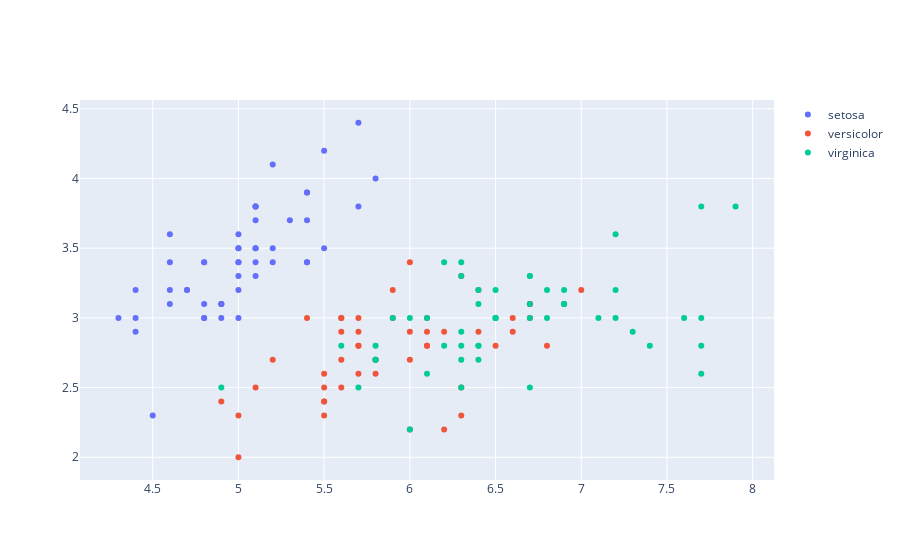

Notebook code for this chart:
### Code cell
setosa = go.Scatter(x = df['SepalLengthCm'][df.Species =='Iris-setosa'], y = df['SepalWidthCm'][df.Species =='Iris-setosa']
                   , mode = 'markers', name = 'setosa')
versicolor = go.Scatter(x = df['SepalLengthCm'][df.Species =='Iris-versicolor'], y = df['SepalWidthCm'][df.Species =='Iris-versicolor']
                   , mode = 'markers', name = 'versicolor')
virginica = go.Scatter(x = df['SepalLengthCm'][df.Species =='Iris-virginica'], y = df['SepalWidthCm'][df.Species =='Iris-virginica']
                   , mode = 'markers', name = 'virginica')
data = [setosa, versicolor, virginica]

fig = dict(data=data)
py.iplot(fig, filename='styled-scatter')

### Figure 1 — Plotly figure (JSON) as saved in the notebook; plotly's stock layout.template omitted (floating-point values rounded to 4 significant figures)
{"data": [{"mode": "markers", "name": "setosa", "type": "scatter", "x": [5.1, 4.9, 4.7, 4.6, 5, 5.4, 4.6, 5, 4.4, 4.9, 5.4, 4.8, 4.8, 4.3, 5.8, 5.7, 5.4, 5.1, 5.7, 5.1, 5.4, 5.1, 4.6, 5.1, 4.8, 5, 5, 5.2, 5.2, 4.7, 4.8, 5.4, 5.2, 5.5, 4.9, 5, 5.5, 4.9, 4.4, 5.1, 5, 4.5, 4.4, 5, 5.1, 4.8, 5.1, 4.6, 5.3, 5], "y": [3.5, 3, 3.2, 3.1, 3.6, 3.9, 3.4, 3.4, 2.9, 3.1, 3.7, 3.4, 3, 3, 4, 4.4, 3.9, 3.5, 3.8, 3.8, 3.4, 3.7, 3.6, 3.3, 3.4, 3, 3.4, 3.5, 3.4, 3.2, 3.1, 3.4, 4.1, 4.2, 3.1, 3.2, 3.5, 3.1, 3, 3.4, 3.5, 2.3, 3.2, 3.5, 3.8, 3, 3.8, 3.2, 3.7, 3.3]}, {"mode": "markers", "name": "versicolor", "type": "scatter", "x": [7, 6.4, 6.9, 5.5, 6.5, 5.7, 6.3, 4.9, 6.6, 5.2, 5, 5.9, 6, 6.1, 5.6, 6.7, 5.6, 5.8, 6.2, 5.6, 5.9, 6.1, 6.3, 6.1, 6.4, 6.6, 6.8, 6.7, 6, 5.7, 5.5, 5.5, 5.8, 6, 5.4, 6, 6.7, 6.3, 5.6, 5.5, 5.5, 6.1, 5.8, 5, 5.6, 5.7, 5.7, 6.2, 5.1, 5.7], "y": [3.2, 3.2, 3.1, 2.3, 2.8, 2.8, 3.3, 2.4, 2.9, 2.7, 2, 3, 2.2, 2.9, 2.9, 3.1, 3, 2.7, 2.2, 2.5, 3.2, 2.8, 2.5, 2.8, 2.9, 3, 2.8, 3, 2.9, 2.6, 2.4, 2.4, 2.7, 2.7, 3, 3.4, 3.1, 2.3, 3, 2.5, 2.6, 3, 2.6, 2.3, 2.7, 3, 2.9, 2.9, 2.5, 2.8]}, {"mode": "markers", "name": "virginica", "type": "scatter", "x": [6.3, 5.8, 7.1, 6.3, 6.5, 7.6, 4.9, 7.3, 6.7, 7.2, 6.5, 6.4, 6.8, 5.7, 5.8, 6.4, 6.5, 7.7, 7.7, 6, 6.9, 5.6, 7.7, 6.3, 6.7, 7.2, 6.2, 6.1, 6.4, 7.2, 7.4, 7.9, 6.4, 6.3, 6.1, 7.7, 6.3, 6.4, 6, 6.9, 6.7, 6.9, 5.8, 6.8, 6.7, 6.7, 6.3, 6.5, 6.2, 5.9], "y": [3.3, 2.7, 3, 2.9, 3, 3, 2.5, 2.9, 2.5, 3.6, 3.2, 2.7, 3, 2.5, 2.8, 3.2, 3, 3.8, 2.6, 2.2, 3.2, 2.8, 2.8, 2.7, 3.3, 3.2, 2.8, 3, 2.8, 3, 2.8, 3.8, 2.8, 2.8, 2.6, 3, 3.4, 3.1, 3, 3.1, 3.1, 3.1, 2.7, 3.2, 3.3, 3, 2.5, 3, 3.4, 3]}], "layout": {}}
